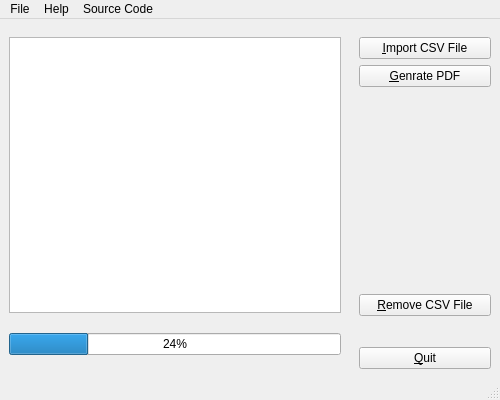
<?xml version="1.0" encoding="UTF-8"?>
<ui version="4.0">
 <class>MainWindow</class>
 <widget class="QMainWindow" name="MainWindow">
  <property name="geometry">
   <rect>
    <x>0</x>
    <y>0</y>
    <width>500</width>
    <height>400</height>
   </rect>
  </property>
  <property name="windowTitle">
   <string>MainWindow</string>
  </property>
  <property name="windowIcon">
   <iconset resource="AppResources.qrc">
    <normaloff>:/MainWindowIcon</normaloff>:/MainWindowIcon</iconset>
  </property>
  <widget class="QWidget" name="centralwidget">
   <layout class="QVBoxLayout" name="verticalLayout_2">
    <property name="spacing">
     <number>0</number>
    </property>
    <property name="leftMargin">
     <number>0</number>
    </property>
    <property name="topMargin">
     <number>0</number>
    </property>
    <property name="rightMargin">
     <number>0</number>
    </property>
    <property name="bottomMargin">
     <number>0</number>
    </property>
    <item>
     <layout class="QVBoxLayout" name="verticalLayout">
      <property name="spacing">
       <number>0</number>
      </property>
      <item>
       <widget class="QFrame" name="frame">
        <property name="frameShape">
         <enum>QFrame::NoFrame</enum>
        </property>
        <property name="frameShadow">
         <enum>QFrame::Plain</enum>
        </property>
        <property name="lineWidth">
         <number>0</number>
        </property>
        <layout class="QVBoxLayout" name="verticalLayout_3">
         <property name="spacing">
          <number>0</number>
         </property>
         <property name="leftMargin">
          <number>0</number>
         </property>
         <property name="topMargin">
          <number>9</number>
         </property>
         <property name="rightMargin">
          <number>0</number>
         </property>
         <property name="bottomMargin">
          <number>0</number>
         </property>
         <item>
          <layout class="QHBoxLayout" name="horizontalLayout">
           <property name="spacing">
            <number>0</number>
           </property>
           <item>
            <widget class="QFrame" name="frame_3">
             <property name="frameShape">
              <enum>QFrame::NoFrame</enum>
             </property>
             <property name="frameShadow">
              <enum>QFrame::Plain</enum>
             </property>
             <property name="lineWidth">
              <number>0</number>
             </property>
             <layout class="QVBoxLayout" name="verticalLayout_5">
              <item>
               <layout class="QVBoxLayout" name="verticalLayout_4">
                <item>
                 <widget class="QFrame" name="frame_4">
                  <property name="frameShape">
                   <enum>QFrame::NoFrame</enum>
                  </property>
                  <property name="frameShadow">
                   <enum>QFrame::Plain</enum>
                  </property>
                  <property name="lineWidth">
                   <number>0</number>
                  </property>
                  <layout class="QVBoxLayout" name="verticalLayout_8">
                   <property name="spacing">
                    <number>0</number>
                   </property>
                   <property name="leftMargin">
                    <number>0</number>
                   </property>
                   <property name="topMargin">
                    <number>0</number>
                   </property>
                   <property name="rightMargin">
                    <number>0</number>
                   </property>
                   <property name="bottomMargin">
                    <number>0</number>
                   </property>
                   <item>
                    <widget class="QListView" name="listView"/>
                   </item>
                  </layout>
                 </widget>
                </item>
                <item>
                 <widget class="QFrame" name="frame_5">
                  <property name="sizePolicy">
                   <sizepolicy hsizetype="Preferred" vsizetype="Fixed">
                    <horstretch>0</horstretch>
                    <verstretch>0</verstretch>
                   </sizepolicy>
                  </property>
                  <property name="minimumSize">
                   <size>
                    <width>0</width>
                    <height>50</height>
                   </size>
                  </property>
                  <property name="frameShape">
                   <enum>QFrame::NoFrame</enum>
                  </property>
                  <property name="frameShadow">
                   <enum>QFrame::Plain</enum>
                  </property>
                  <property name="lineWidth">
                   <number>0</number>
                  </property>
                  <layout class="QGridLayout" name="gridLayout">
                   <property name="leftMargin">
                    <number>0</number>
                   </property>
                   <property name="topMargin">
                    <number>0</number>
                   </property>
                   <property name="rightMargin">
                    <number>0</number>
                   </property>
                   <property name="bottomMargin">
                    <number>0</number>
                   </property>
                   <property name="spacing">
                    <number>0</number>
                   </property>
                   <item row="0" column="0">
                    <widget class="QProgressBar" name="progressBar">
                     <property name="value">
                      <number>24</number>
                     </property>
                    </widget>
                   </item>
                  </layout>
                 </widget>
                </item>
               </layout>
              </item>
             </layout>
            </widget>
           </item>
           <item>
            <widget class="QFrame" name="frame_2">
             <property name="sizePolicy">
              <sizepolicy hsizetype="Fixed" vsizetype="Preferred">
               <horstretch>0</horstretch>
               <verstretch>0</verstretch>
              </sizepolicy>
             </property>
             <property name="minimumSize">
              <size>
               <width>150</width>
               <height>0</height>
              </size>
             </property>
             <property name="frameShape">
              <enum>QFrame::NoFrame</enum>
             </property>
             <property name="frameShadow">
              <enum>QFrame::Plain</enum>
             </property>
             <property name="lineWidth">
              <number>0</number>
             </property>
             <layout class="QVBoxLayout" name="verticalLayout_7">
              <item>
               <layout class="QVBoxLayout" name="verticalLayout_6">
                <item>
                 <widget class="QPushButton" name="btnImportCsv">
                  <property name="text">
                   <string>&amp;Import CSV File</string>
                  </property>
                 </widget>
                </item>
                <item>
                 <widget class="QPushButton" name="btnGeneratePdf">
                  <property name="text">
                   <string>&amp;Genrate PDF</string>
                  </property>
                 </widget>
                </item>
                <item>
                 <spacer name="verticalSpacer">
                  <property name="orientation">
                   <enum>Qt::Vertical</enum>
                  </property>
                  <property name="sizeHint" stdset="0">
                   <size>
                    <width>20</width>
                    <height>40</height>
                   </size>
                  </property>
                 </spacer>
                </item>
                <item>
                 <widget class="QPushButton" name="btnRemoveCsv">
                  <property name="text">
                   <string>&amp;Remove CSV File</string>
                  </property>
                 </widget>
                </item>
                <item>
                 <spacer name="verticalSpacer_2">
                  <property name="orientation">
                   <enum>Qt::Vertical</enum>
                  </property>
                  <property name="sizeType">
                   <enum>QSizePolicy::Minimum</enum>
                  </property>
                  <property name="sizeHint" stdset="0">
                   <size>
                    <width>20</width>
                    <height>25</height>
                   </size>
                  </property>
                 </spacer>
                </item>
                <item>
                 <widget class="QPushButton" name="btnQuit">
                  <property name="text">
                   <string>&amp;Quit</string>
                  </property>
                 </widget>
                </item>
               </layout>
              </item>
             </layout>
            </widget>
           </item>
          </layout>
         </item>
        </layout>
       </widget>
      </item>
     </layout>
    </item>
   </layout>
  </widget>
  <widget class="QMenuBar" name="menubar">
   <property name="geometry">
    <rect>
     <x>0</x>
     <y>0</y>
     <width>500</width>
     <height>22</height>
    </rect>
   </property>
   <widget class="QMenu" name="menuFile">
    <property name="title">
     <string>File</string>
    </property>
    <addaction name="actionImport_CSV_File"/>
    <addaction name="separator"/>
    <addaction name="actionGenrate_PDF"/>
    <addaction name="actionQuit"/>
   </widget>
   <widget class="QMenu" name="menuHelp">
    <property name="title">
     <string>Help</string>
    </property>
    <addaction name="actionHow"/>
   </widget>
   <widget class="QMenu" name="menuSource_Code">
    <property name="title">
     <string>Source Code</string>
    </property>
    <addaction name="actiongithub_repository"/>
   </widget>
   <addaction name="menuFile"/>
   <addaction name="menuHelp"/>
   <addaction name="menuSource_Code"/>
  </widget>
  <widget class="QStatusBar" name="statusBar"/>
  <action name="actionImport_CSV_File">
   <property name="text">
    <string>Import CSV File</string>
   </property>
   <property name="shortcut">
    <string>Ctrl+I</string>
   </property>
  </action>
  <action name="actionHow">
   <property name="text">
    <string>How ?</string>
   </property>
   <property name="toolTip">
    <string>How to generate CSV file </string>
   </property>
  </action>
  <action name="actionQuit">
   <property name="text">
    <string>Quit</string>
   </property>
   <property name="shortcut">
    <string>Ctrl+Q</string>
   </property>
  </action>
  <action name="actionGenrate_PDF">
   <property name="text">
    <string>Genrate PDF</string>
   </property>
   <property name="shortcut">
    <string>Ctrl+G</string>
   </property>
  </action>
  <action name="actiongithub_repository">
   <property name="text">
    <string>github repository</string>
   </property>
  </action>
 </widget>
 <resources>
  <include location="AppResources.qrc"/>
 </resources>
 <connections/>
</ui>
